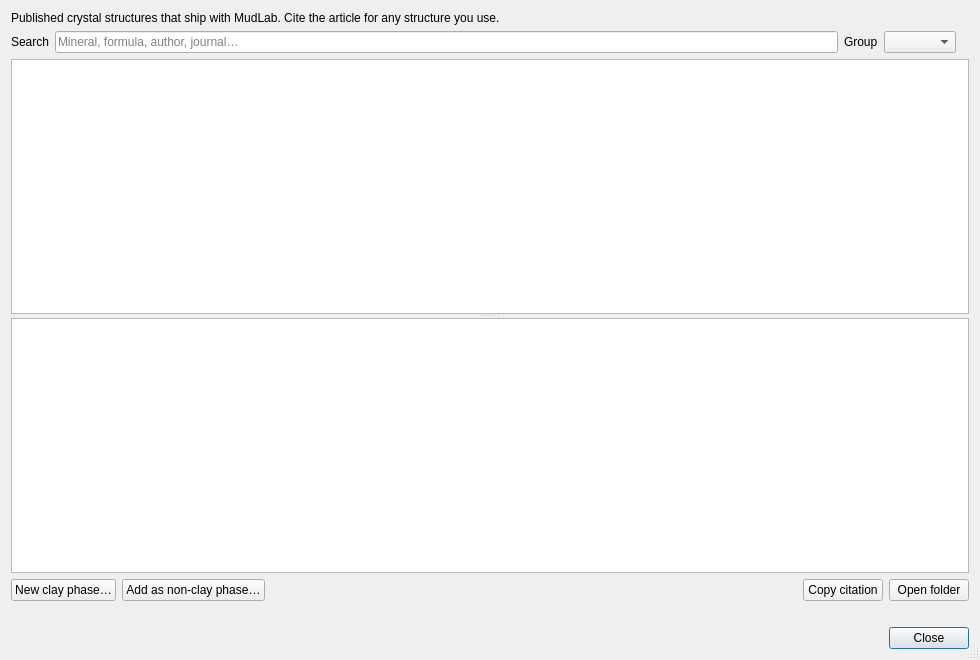
<?xml version="1.0" encoding="UTF-8"?>
<ui version="4.0">
 <class>StructureLibraryDialog</class>
 <widget class="QDialog" name="StructureLibraryDialog">
  <property name="geometry">
   <rect>
    <x>0</x>
    <y>0</y>
    <width>980</width>
    <height>660</height>
   </rect>
  </property>
  <property name="windowTitle">
   <string>Structure Library</string>
  </property>
  <property name="sizeGripEnabled">
   <bool>true</bool>
  </property>
  <layout class="QVBoxLayout" name="rootLayout">
   <item>
    <widget class="QLabel" name="lbl_intro">
     <property name="text">
      <string>Published crystal structures that ship with MudLab. Cite the article for any structure you use.</string>
     </property>
     <property name="wordWrap">
      <bool>true</bool>
     </property>
    </widget>
   </item>
   <item>
    <layout class="QHBoxLayout" name="filterRow">
     <item>
      <widget class="QLabel" name="lbl_search_caption">
       <property name="text">
        <string>Search</string>
       </property>
       <property name="buddy">
        <cstring>edit_search</cstring>
       </property>
      </widget>
     </item>
     <item>
      <widget class="QLineEdit" name="edit_search">
       <property name="toolTip">
        <string>Show only the structures whose mineral, formula, group, authors, journal, year or database number contain every word you type.</string>
       </property>
       <property name="placeholderText">
        <string>Mineral, formula, author, journal&#8230;</string>
       </property>
       <property name="clearButtonEnabled">
        <bool>true</bool>
       </property>
      </widget>
     </item>
     <item>
      <widget class="QLabel" name="lbl_group_caption">
       <property name="text">
        <string>Group</string>
       </property>
       <property name="buddy">
        <cstring>cmb_group</cstring>
       </property>
      </widget>
     </item>
     <item>
      <widget class="QComboBox" name="cmb_group">
       <property name="toolTip">
        <string>Show one mineral family.</string>
       </property>
       <property name="sizeAdjustPolicy">
        <enum>QComboBox::AdjustToContents</enum>
       </property>
      </widget>
     </item>
     <item>
      <widget class="QLabel" name="lbl_count">
       <property name="text">
        <string/>
       </property>
      </widget>
     </item>
    </layout>
   </item>
   <item>
    <widget class="QSplitter" name="splitter">
     <property name="orientation">
      <enum>Qt::Vertical</enum>
     </property>
     <property name="childrenCollapsible">
      <bool>false</bool>
     </property>
     <widget class="QTableView" name="tbl_structures">
      <property name="editTriggers">
       <set>QAbstractItemView::NoEditTriggers</set>
      </property>
      <property name="alternatingRowColors">
       <bool>true</bool>
      </property>
      <property name="selectionMode">
       <enum>QAbstractItemView::SingleSelection</enum>
      </property>
      <property name="selectionBehavior">
       <enum>QAbstractItemView::SelectRows</enum>
      </property>
      <property name="sortingEnabled">
       <bool>true</bool>
      </property>
      <property name="wordWrap">
       <bool>false</bool>
      </property>
      <attribute name="verticalHeaderVisible">
       <bool>false</bool>
      </attribute>
     </widget>
     <widget class="QTextBrowser" name="txt_details">
      <property name="openExternalLinks">
       <bool>true</bool>
      </property>
     </widget>
    </widget>
   </item>
   <item>
    <layout class="QHBoxLayout" name="actionRow">
     <item>
      <widget class="QPushButton" name="btn_new_clay">
       <property name="toolTip">
        <string>Build a new one-component clay phase from this structure. The import review shows how the structure was projected onto c*, and anything it got wrong can be corrected there before OK.</string>
       </property>
       <property name="text">
        <string>New clay phase&#8230;</string>
       </property>
       <property name="autoDefault">
        <bool>false</bool>
       </property>
       <property name="default">
        <bool>false</bool>
       </property>
      </widget>
     </item>
     <item>
      <widget class="QPushButton" name="btn_add_nonclay">
       <property name="toolTip">
        <string>Open Import Non-Clay with this structure loaded, to add it as a non-clay phase. Its peaks and its oxide composition come from the structure; check the name and the peak width before OK.</string>
       </property>
       <property name="text">
        <string>Add as non-clay phase&#8230;</string>
       </property>
       <property name="autoDefault">
        <bool>false</bool>
       </property>
       <property name="default">
        <bool>false</bool>
       </property>
      </widget>
     </item>
     <item>
      <spacer name="actionSpacer">
       <property name="orientation">
        <enum>Qt::Horizontal</enum>
       </property>
       <property name="sizeHint" stdset="0">
        <size>
         <width>20</width>
         <height>10</height>
        </size>
       </property>
      </spacer>
     </item>
     <item>
      <widget class="QPushButton" name="btn_copy_citation">
       <property name="toolTip">
        <string>Copy the article to cite for this structure.</string>
       </property>
       <property name="text">
        <string>Copy citation</string>
       </property>
       <property name="autoDefault">
        <bool>false</bool>
       </property>
       <property name="default">
        <bool>false</bool>
       </property>
      </widget>
     </item>
     <item>
      <widget class="QPushButton" name="btn_open_folder">
       <property name="toolTip">
        <string>Open the Structures folder in Explorer. README.md and CREDITS.md are in it.</string>
       </property>
       <property name="text">
        <string>Open folder</string>
       </property>
       <property name="autoDefault">
        <bool>false</bool>
       </property>
       <property name="default">
        <bool>false</bool>
       </property>
      </widget>
     </item>
    </layout>
   </item>
   <item>
    <widget class="QLabel" name="lbl_status">
     <property name="text">
      <string/>
     </property>
     <property name="wordWrap">
      <bool>true</bool>
     </property>
    </widget>
   </item>
   <item>
    <widget class="QDialogButtonBox" name="buttonBox">
     <property name="standardButtons">
      <set>QDialogButtonBox::Close</set>
     </property>
    </widget>
   </item>
  </layout>
 </widget>
 <tabstops>
  <tabstop>edit_search</tabstop>
  <tabstop>cmb_group</tabstop>
  <tabstop>tbl_structures</tabstop>
  <tabstop>txt_details</tabstop>
  <tabstop>btn_new_clay</tabstop>
  <tabstop>btn_add_nonclay</tabstop>
  <tabstop>btn_copy_citation</tabstop>
  <tabstop>btn_open_folder</tabstop>
 </tabstops>
 <resources/>
 <connections/>
</ui>
